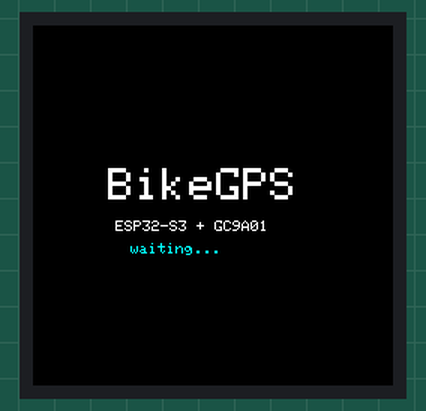
Simulated run of this program. Board: ESP32-S3. On the bench: 240×240 colour display. Nothing arrives over Bluetooth unless stated; a phone connects over Bluetooth LE 3 s after start; what the program prints to the serial monitor is not drawn.

Above: at 2.6 s.

Measured:
- what the display in image 0 shows lasts 3.0 s, from 2.5 s to 5.5 s

The program:

main.cpp
```cpp
/*
 * BikeGPS ESP32-S3 Firmware
 * Hardware: ESP32-S3 N16R8 + GC9A01 1.28" Round (240x240)
 * Display: Arduino_GFX (tested & working on this hardware)
 * Protocol: BLE NUS (compatible with BikeGPS Android app)
 *
 * Pins: VCC-3.3V GND-GND RST-8 CS-10 DC-9 SDA-11 SCL-12 (no BLK)
 */

#include <Arduino.h>
#include <Arduino_GFX_Library.h>
#include <BLEDevice.h>
#include <BLEUtils.h>
#include <BLEServer.h>
#include <esp_task_wdt.h>

// ============================================================
// Display — Arduino_GC9A01 (使用 FSPI, 与 fluxdown 一致)
// ============================================================
static constexpr int PIN_SCK  = 12;
static constexpr int PIN_MOSI = 11;
static constexpr int PIN_DC   = 9;
static constexpr int PIN_CS   = 10;
static constexpr int PIN_RST  = 8;

Arduino_DataBus *bus = new Arduino_ESP32SPI(
    PIN_DC, PIN_CS, PIN_SCK, PIN_MOSI, GFX_NOT_DEFINED, FSPI);
Arduino_GFX *gfx = new Arduino_GC9A01(bus, PIN_RST, 0 /* rotation */, true /* IPS */);

#define CENTER_X 120
#define CENTER_Y 115

// ============================================================
// BLE — Nordic UART Service (NUS)
// ============================================================
#define NUS_SERVICE_UUID "6E400001-B5A3-F393-E0A9-E50E24DCCA9E"
#define NUS_RX_UUID      "6E400002-B5A3-F393-E0A9-E50E24DCCA9E"
#define NUS_TX_UUID      "6E400003-B5A3-F393-E0A9-E50E24DCCA9E"

BLEServer       *pServer     = nullptr;
BLEService      *pService    = nullptr;
BLECharacteristic *pTxChar   = nullptr;
BLECharacteristic *pRxChar   = nullptr;
bool            bleConnected = false;

// ============================================================
// PKT fragment reassembly
// ============================================================
#define PKT_BUF_SIZE 1024
char pktBuffer[PKT_BUF_SIZE];
int  pktOffset = 0, pktTotal = 0, pktReceived = 0;
bool pktActive = false;

// ============================================================
// Navigation state (parsed from JSON)
// ============================================================
struct NavState {
  double  lat = 0, lon = 0;
  float   speed = 0, heading = 0;
  int     nav = -1, ndist = 0;
  char    nst[32] = "", timeStr[8] = "";
  float   alt = 0, bat = -1, wtmp = 0;
  int     wrain = 0;
};
NavState navState;
bool     navUpdated = false;

// ============================================================
// Simple JSON parser
// ============================================================
void parseJson(const char *json) {
  NavState s; s.nav = -1;
  const char *p;
  if ((p = strstr(json, "\"lat\":")))     s.lat     = atof(p + 6);
  if ((p = strstr(json, "\"lon\":")))     s.lon     = atof(p + 6);
  if ((p = strstr(json, "\"speed\":")))   s.speed   = atof(p + 7);
  if ((p = strstr(json, "\"heading\":"))) s.heading = atof(p + 9);
  if ((p = strstr(json, "\"alt\":")))     s.alt     = atof(p + 6);
  if ((p = strstr(json, "\"nav\":")))     s.nav     = atoi(p + 6);
  if ((p = strstr(json, "\"ndist\":")))   s.ndist   = atoi(p + 7);
  if ((p = strstr(json, "\"bat\":")))     s.bat     = atof(p + 5);
  if ((p = strstr(json, "\"wtmp\":")))    s.wtmp    = atof(p + 6);
  if ((p = strstr(json, "\"wrain\":")))   s.wrain   = atoi(p + 7);

  if ((p = strstr(json, "\"time\":"))) {
    const char *q = strchr(p + 7, '"');
    if (q) { int n = 0; for (q++; *q && *q != '"' && n < 7; ++n) s.timeStr[n] = *q++; s.timeStr[n] = 0; }
  }
  if ((p = strstr(json, "\"nst\":"))) {
    const char *q = strchr(p + 6, '"');
    if (q) { int n = 0; for (q++; *q && *q != '"' && n < 31; ++n) s.nst[n] = *q++; s.nst[n] = 0; }
  }
  if (strstr(json, "\"nav\":")) { navState = s; navUpdated = true; }
}

// ============================================================
// BLE callbacks
// ============================================================
class ServerCB : public BLEServerCallbacks {
  void onConnect(BLEServer* s) override { bleConnected = true; Serial.println("[BLE] connected"); }
  void onDisconnect(BLEServer* s) override { bleConnected = false; pServer->startAdvertising(); Serial.println("[BLE] disconnected"); }
};

void handlePktData(const char *data, size_t len) {
  if (strncmp(data, "PKT:", 4) == 0) {
    int fi = 0, total = 0;
    if (sscanf(data, "PKT:%d/%d:", &fi, &total) == 2) {
      const char *payload = strchr(data + 4, ':'); if (!payload) return; payload++;
      size_t plen = len - (payload - data);
      if (fi == 1) { pktOffset = 0; pktTotal = total; pktReceived = 1; pktActive = true; }
      if (pktActive && fi == pktReceived + 1) {
        memcpy(pktBuffer + pktOffset, payload, plen); pktOffset += plen; pktReceived++;
        if (pktReceived >= pktTotal) { pktBuffer[pktOffset] = 0; parseJson(pktBuffer); pktActive = false; }
      } else pktActive = false;
    }
  } else {
    char buf[512]; size_t n = (len < 511) ? len : 511;
    memcpy(buf, data, n); buf[n] = 0;
    parseJson(buf);
  }
}

class RxCB : public BLECharacteristicCallbacks {
  void onWrite(BLECharacteristic *c) override {
    std::string v = c->getValue();
    if (v.length() > 0) handlePktData(v.data(), v.length());
  }
};

void initBLE() {
  BLEDevice::init("BikeGPS");
  pServer = BLEDevice::createServer(); pServer->setCallbacks(new ServerCB());
  pService = pServer->createService(BLEUUID(NUS_SERVICE_UUID));
  pTxChar = pService->createCharacteristic(BLEUUID(NUS_TX_UUID), BLECharacteristic::PROPERTY_NOTIFY);
  pRxChar = pService->createCharacteristic(BLEUUID(NUS_RX_UUID), BLECharacteristic::PROPERTY_WRITE_NR);
  pRxChar->setCallbacks(new RxCB());
  pService->start();
  BLEAdvertising *adv = BLEDevice::getAdvertising();
  adv->addServiceUUID(BLEUUID(NUS_SERVICE_UUID));
  adv->setScanResponse(true);
  BLEDevice::startAdvertising();
  Serial.println("[BLE] broadcasting as BikeGPS");
}

// ============================================================
// Display drawing (Arduino_GFX API)
// ============================================================
void drawArrow(int cx, int cy, int maneuver, uint16_t color) {
  int s = 20;
  switch (maneuver) {
    case -1: gfx->setTextSize(3); gfx->setCursor(cx - 12, cy - 10); gfx->print("--"); break;
    case 0:
      gfx->fillTriangle(cx, cy - s, cx - s, cy + s, cx + s, cy + s, color);
      gfx->fillRect(cx - s/3, cy, 2*s/3, s * 2/3, color);
      break;
    case 1: case 3:
      gfx->fillTriangle(cx + s, cy, cx - s, cy - s, cx - s, cy + s, color);
      break;
    case 2:
      gfx->fillTriangle(cx - s, cy, cx + s, cy - s, cx + s, cy + s, color);
      break;
    case 4:
      gfx->setTextSize(3); gfx->setCursor(cx - 12, cy - 10); gfx->print("OK"); break;
  }
}

void drawSpeed(int cx, int cy, float speed) {
  char buf[16];
  if (speed >= 100) snprintf(buf, sizeof(buf), "%.0f", speed);
  else if (speed >= 10) snprintf(buf, sizeof(buf), "%.0f", speed);
  else snprintf(buf, sizeof(buf), "%.1f", speed);
  gfx->setTextColor(RGB565_WHITE);
  gfx->setTextSize(4);
  gfx->setCursor(cx - 30, cy - 40);
  gfx->print(buf);
}

void drawDistance(int cx, int cy, int meters) {
  char buf[16];
  gfx->setTextColor(RGB565_CYAN);
  gfx->setTextSize(3);
  if (meters >= 1000) snprintf(buf, sizeof(buf), "%.1fkm", meters / 1000.0);
  else snprintf(buf, sizeof(buf), "%dm", meters);
  gfx->setCursor(cx - 24, cy + 30);
  gfx->print(buf);
}

void drawStatusBar(float bat, const char *timeStr) {
  gfx->setTextColor(RGB565_DARKGREY);
  gfx->setTextSize(1);
  gfx->setCursor(8, 8);
  if (bat >= 0) { gfx->printf("%.0f%%", bat * 100); gfx->setCursor(55, 8); }
  gfx->print(timeStr);
  // BLE dot
  gfx->fillCircle(230, 10, 4, bleConnected ? RGB565_GREEN : RGB565_RED);
}

void redrawDisplay() {
  gfx->fillScreen(RGB565_BLACK);

  drawStatusBar(navState.bat, navState.timeStr);
  drawSpeed(CENTER_X, CENTER_Y, navState.speed);

  uint16_t arrowColor = (navState.nav == 4) ? RGB565_GREEN : RGB565_WHITE;
  drawArrow(CENTER_X, CENTER_Y + 5, navState.nav, arrowColor);

  if (navState.nav >= 0 && navState.nav != 4)
    drawDistance(CENTER_X, CENTER_Y, navState.ndist);

  if (strlen(navState.nst) > 0) {
    gfx->setTextColor(RGB565_YELLOW);
    gfx->setTextSize(1);
    gfx->setCursor(30, 215);
    gfx->print(navState.nst);
  }
}

void showSplash() {
  // Color test
  gfx->fillScreen(RGB565_RED);    delay(200);
  gfx->fillScreen(RGB565_GREEN);  delay(200);
  gfx->fillScreen(RGB565_BLUE);   delay(200);
  gfx->fillScreen(RGB565_BLACK);

  gfx->setTextColor(RGB565_WHITE);
  gfx->setTextSize(3);
  gfx->setCursor(50, CENTER_Y - 20);
  gfx->print("BikeGPS");
  gfx->setTextSize(1);
  gfx->setCursor(55, CENTER_Y + 15);
  gfx->print("ESP32-S3 + GC9A01");
  gfx->setTextColor(RGB565_CYAN);
  gfx->setCursor(65, CENTER_Y + 30);
  gfx->print("waiting...");
}

// ============================================================
// Setup & Loop
// ============================================================
void setup() {
  Serial.begin(115200);
  delay(1500);
  Serial.println("\n=== BikeGPS ESP32-S3 ===");
  esp_task_wdt_init(15, true);

  // Init display (same as fluxdown)
  gfx->begin();
  gfx->fillScreen(RGB565_BLACK);
  showSplash();
  Serial.println("[TFT] init OK");

  // BLE
  initBLE();
  Serial.println("[SYS] ready");
}

void loop() {
  esp_task_wdt_reset();
  static bool lastBle = false;

  if (navUpdated) { navUpdated = false; redrawDisplay(); }

  if (bleConnected != lastBle) { lastBle = bleConnected; redrawDisplay(); }

  delay(50);
}
```
